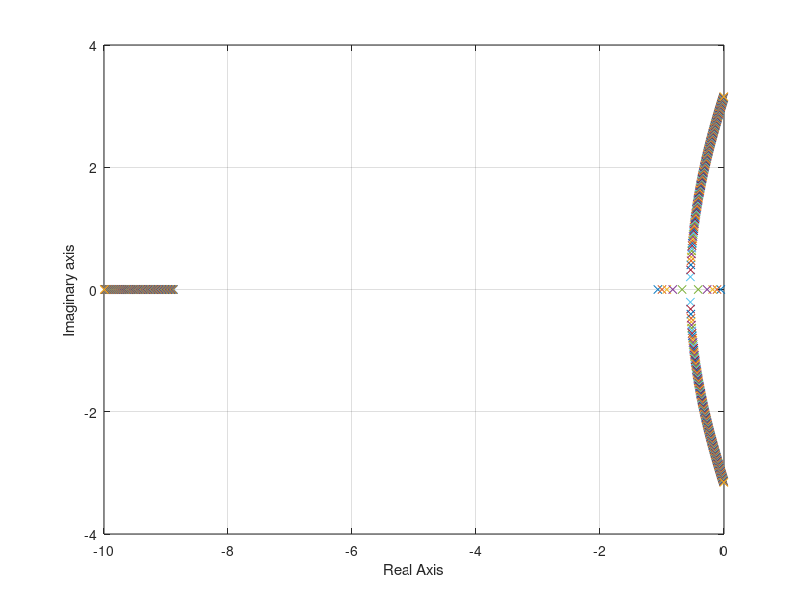

Recreate this plot in MATLAB.
clear all;
clc;
K = [0 : 0.1 : 30];
j = 1;



for i = 1:length(K)
    n1 = 5;d1 = [1 10 0];
    t1 = tf(n1,d1);
    
    n2 = [2 K(i)];d2 = [1 0];
    t2 = tf(n2,d2);
    sys = feedback(t1,t2);
    
    P(:,i) = pole(sys);
    if(real(P(:,i)) < 0)
        k(j) = K(i);
        p(:,j) = P(:,i);
        j = j+1;
    end
end

k_min = min(k)
index = find( k == min(k))
p(:,index);
plot(real(p),imag(p) , 'x'),grid
xlabel('Real Axis'),ylabel('Imaginary axis');